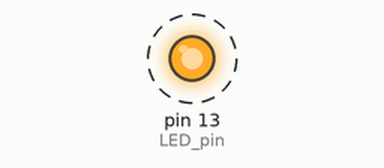
This sketch was run on a simulated Arduino Uno, built with avr-gcc and run on an emulated ATmega328P. On the bench: output pins drawn as LEDs (lit = HIGH). Dashed ring = blinking.

Above: at 0.05 s.
Timing chart, 0 to 3.0 s (numbered marks = the images above):
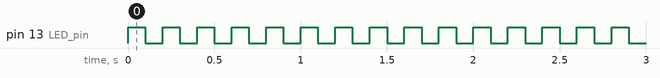

Measured:
- by itself, pin 13 (LED_pin): alternates HIGH for 0.10 s and LOW for 0.10 s

The sketch:

1_blink_demo.ino
```cpp
#define LED_pin 13                  // assign pin LED is connected to

void setup(){                       // setup() is a block of code that runs once at the start of the program
  pinMode(LED_pin, OUTPUT);         // set pin to the output mode
}

void loop(){                        // loop() is a block of code that repeats itself until power is turned off
  digitalWrite(LED_pin, HIGH);      // turn LED on
  delay(100);                       // delay for 0.1 seconds while the LED is ON
  digitalWrite(LED_pin, LOW);       // turn LED off
  delay(100);                       // delay for 0.1 seconds while the LED is OFF
}
```
